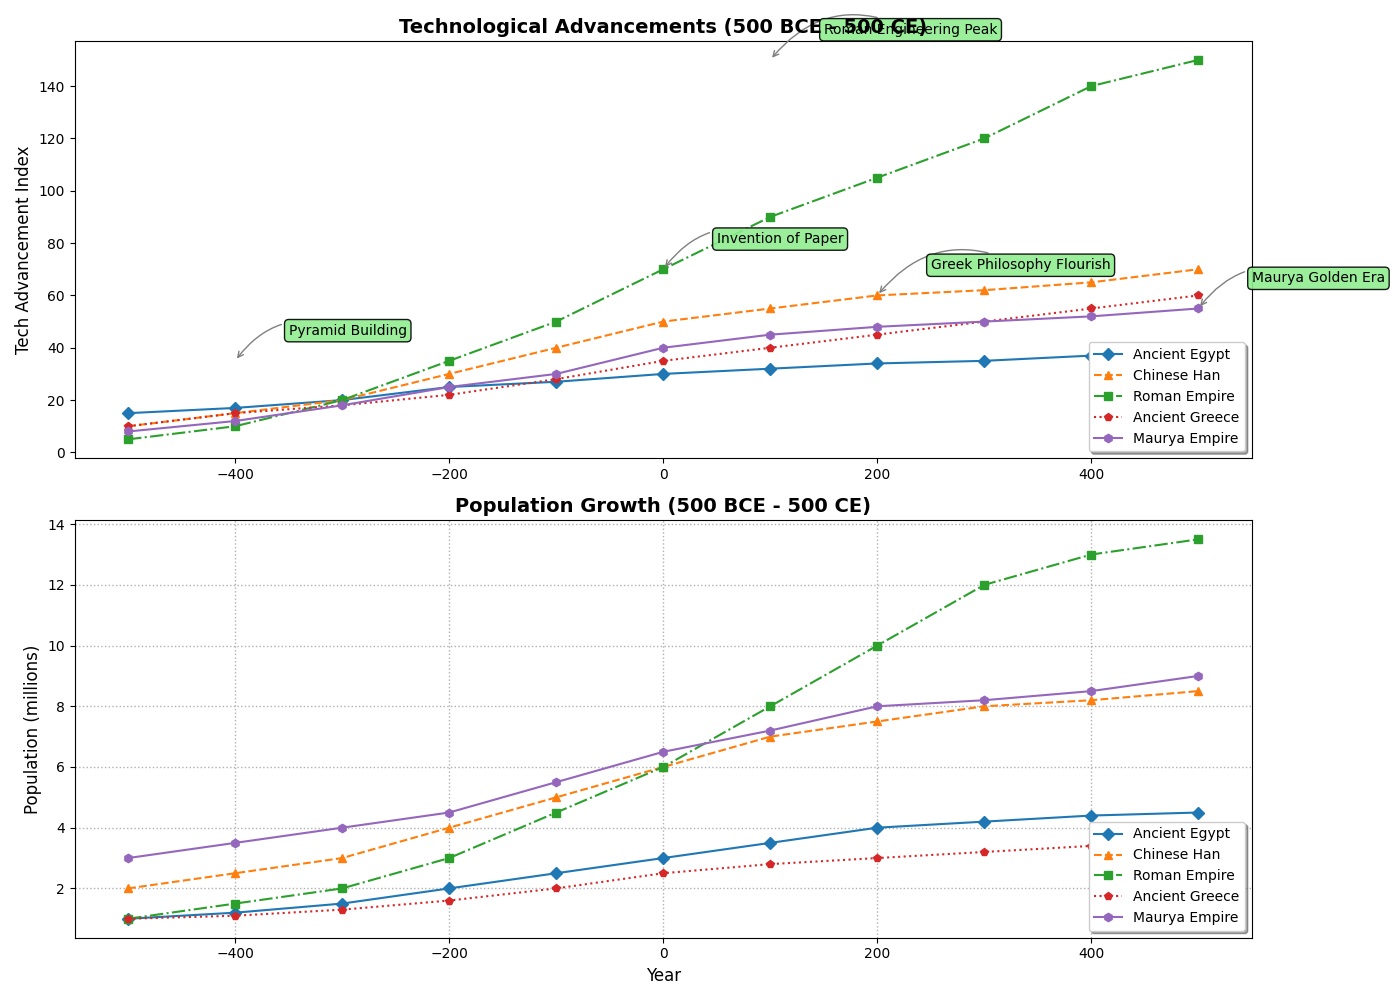

Source code (Python):
import matplotlib.pyplot as plt
import numpy as np

civilizations = ['Ancient Egypt', 'Chinese Han', 'Roman Empire', 'Ancient Greece', 'Maurya Empire']
years = np.arange(-500, 501, 100)

tech_advancements = {
    'Ancient Egypt': [15, 17, 20, 25, 27, 30, 32, 34, 35, 37, 40],
    'Chinese Han': [10, 15, 20, 30, 40, 50, 55, 60, 62, 65, 70],
    'Roman Empire': [5, 10, 20, 35, 50, 70, 90, 105, 120, 140, 150],
    'Ancient Greece': [10, 15, 18, 22, 28, 35, 40, 45, 50, 55, 60],
    'Maurya Empire': [8, 12, 18, 25, 30, 40, 45, 48, 50, 52, 55]
}

population_growth = {
    'Ancient Egypt': [1, 1.2, 1.5, 2, 2.5, 3, 3.5, 4, 4.2, 4.4, 4.5],
    'Chinese Han': [2, 2.5, 3, 4, 5, 6, 7, 7.5, 8, 8.2, 8.5],
    'Roman Empire': [1, 1.5, 2, 3, 4.5, 6, 8, 10, 12, 13, 13.5],
    'Ancient Greece': [1, 1.1, 1.3, 1.6, 2, 2.5, 2.8, 3, 3.2, 3.4, 3.5],
    'Maurya Empire': [3, 3.5, 4, 4.5, 5.5, 6.5, 7.2, 8, 8.2, 8.5, 9]
}

fig, axs = plt.subplots(2, 1, figsize=(14, 10))

# Randomly changed markers and line styles for the first subplot
markers = ['D', '^', 's', 'p', 'h']
line_styles = ['-', '--', '-.', ':', '-']

for i, (civ, advancements) in enumerate(tech_advancements.items()):
    axs[0].plot(years, advancements, marker=markers[i], linestyle=line_styles[i], label=civ)

axs[0].set_title('Technological Advancements (500 BCE - 500 CE)', fontsize=14, fontweight='bold')
axs[0].set_ylabel('Tech Advancement Index', fontsize=12)
axs[0].legend(loc='lower right', fontsize=10, frameon=True, shadow=True)
axs[0].grid(False)  # Removed the grid

for i, (civ, population) in enumerate(population_growth.items()):
    axs[1].plot(years, population, marker=markers[i], linestyle=line_styles[i], label=civ)

axs[1].set_title('Population Growth (500 BCE - 500 CE)', fontsize=14, fontweight='bold')
axs[1].set_ylabel('Population (millions)', fontsize=12)
axs[1].set_xlabel('Year', fontsize=12)
axs[1].legend(loc='lower right', fontsize=10, frameon=True, shadow=True)
axs[1].grid(True, linestyle=':', linewidth=1)  # Changed grid style

annotations = [
    (-400, 35, "Pyramid Building"),
    (0, 70, "Invention of Paper"),
    (100, 150, "Roman Engineering Peak"),
    (200, 60, "Greek Philosophy Flourish"),
    (500, 55, "Maurya Golden Era")
]

for (x, y, text) in annotations:
    axs[0].annotate(text, xy=(x, y), xytext=(x+50, y+10),
                    bbox=dict(boxstyle="round,pad=0.3", edgecolor='black', facecolor='lightgreen', alpha=0.9),
                    arrowprops=dict(arrowstyle='->', connectionstyle='arc3,rad=0.4', color='gray'))

plt.tight_layout()
plt.show()
